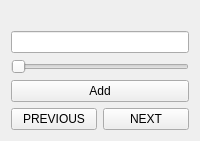
                <widget class="QWidget" name="page_24">
                 <layout class="QVBoxLayout" name="verticalLayout_83">
                  <item>
                   <layout class="QVBoxLayout" name="verticalLayout_82">
                    <item>
                     <widget class="QLabel" name="label_125">
                      <property name="styleSheet">
                       <string notr="true">font: 14pt &quot;MS Shell Dlg 2&quot;;</string>
                      </property>
                      <property name="text">
                       <string/>
                      </property>
                      <property name="pixmap">
                       <pixmap resource="f1.qrc">:/newPrefix/award.jpg</pixmap>
                      </property>
                      <property name="scaledContents">
                       <bool>true</bool>
                      </property>
                      <property name="alignment">
                       <set>Qt::AlignCenter</set>
                      </property>
                     </widget>
                    </item>
                    <item>
                     <widget class="QLineEdit" name="skill_line_edit_f2"/>
                    </item>
                    <item>
                     <widget class="QSlider" name="skill_slider_f2">
                      <property name="maximum">
                       <number>5</number>
                      </property>
                      <property name="pageStep">
                       <number>1</number>
                      </property>
                      <property name="tracking">
                       <bool>false</bool>
                      </property>
                      <property name="orientation">
                       <enum>Qt::Horizontal</enum>
                      </property>
                      <property name="invertedAppearance">
                       <bool>false</bool>
                      </property>
                     </widget>
                    </item>
                    <item>
                     <widget class="QPushButton" name="ADD_SKILL_F2">
                      <property name="text">
                       <string>Add</string>
                      </property>
                     </widget>
                    </item>
                    <item>
                     <layout class="QHBoxLayout" name="horizontalLayout_66">
                      <item>
                       <widget class="QPushButton" name="F1_PREVIOUS_4">
                        <property name="text">
                         <string>PREVIOUS</string>
                        </property>
                       </widget>
                      </item>
                      <item>
                       <widget class="QPushButton" name="F1_NEXT_4">
                        <property name="text">
                         <string>NEXT</string>
                        </property>
                       </widget>
                      </item>
                     </layout>
                    </item>
                   </layout>
                  </item>
                 </layout>
                </widget>
